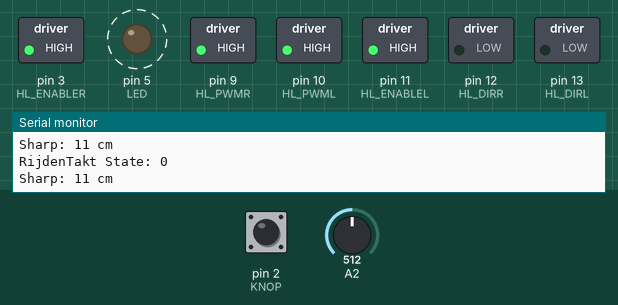
This sketch was run on a simulated Arduino Uno, built with avr-gcc and run on an emulated ATmega328P. Parts: switched loads named in the sketch (green lamp = pin HIGH), output pins drawn as LEDs (lit = HIGH), the last lines printed to the serial monitor. Dashed ring = blinking. The inputs (shaded band) are chosen by the test bench; at power-on: pin 2 (KNOP) HIGH, A2 = 512.

Above: at 1.06 s.
1.3 s: pin 2 (KNOP) pulled LOW for 0.15 s
At 1.57 s:
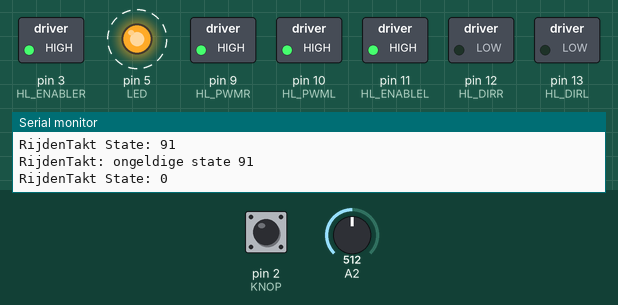
4.3 s: pin 2 (KNOP) pulled LOW for 1 s
At 5.05 s:
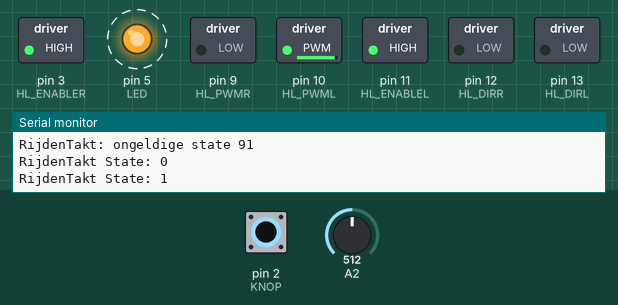
7.3 s: pin 2 (KNOP) pulled LOW for 3.2 s
At 8.3 s:
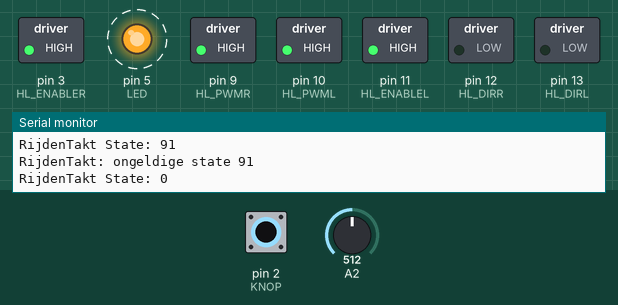
12.0 s: pin 2 (KNOP) driven LOW
At 12.41 s:
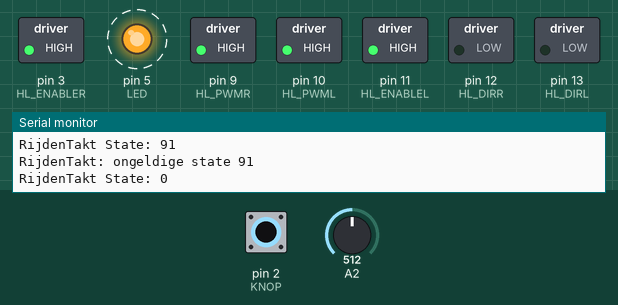
15.0 s: A2 set to 409
18.0 s: A2 set to 386
At 18.14 s:
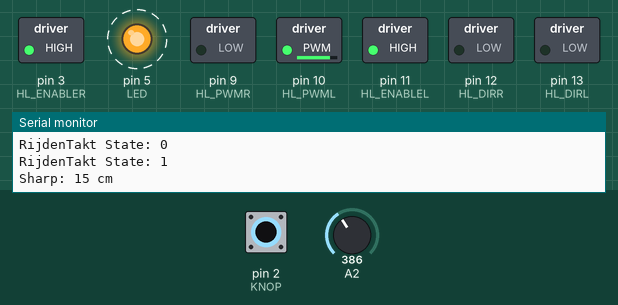
Timing chart, 0 to 22.0 s (numbered marks = the images above; inputs shaded):
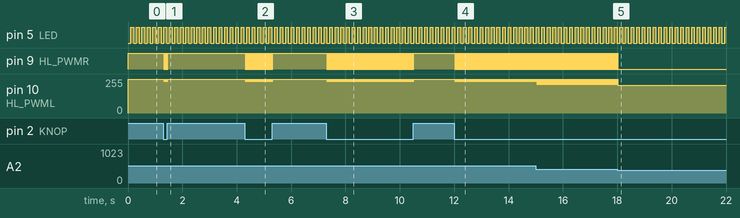

Measured:
- the behaviour switches between 395 and 394 on A2 (found by bisection; images 4 and 5)
- after the input at 1.3 s, pin 9 (HL_PWMR): alternates HIGH for 0.01 s and LOW for 0.02 s, 10 changes in all, then stays HIGH, starting at once; pin 10 (HL_PWML): alternates 255/255 for 0.01 s and 238/255 for 0.02 s, 10 changes in all, then stays 255/255, starting at once
- after the input at 4.3 s, pin 9 (HL_PWMR): alternates HIGH for 0.01 s and LOW for 0.02 s, 62 changes in all, then stays HIGH, starting at once; pin 10 (HL_PWML): alternates 255/255 for 0.01 s and 238/255 for 0.02 s, 62 changes in all, then stays 255/255, starting at once
- after the input at 7.3 s, pin 9 (HL_PWMR): alternates HIGH for 0.01 s and LOW for 0.02 s, 194 changes in all, then stays HIGH, starting at once; pin 10 (HL_PWML): alternates 255/255 for 0.01 s and 238/255 for 0.02 s, 194 changes in all, then stays 255/255, starting at once
- after the input at 12.0 s, pin 9 (HL_PWMR): alternates HIGH for 0.01 s and LOW for 0.02 s, starting at once; pin 10 (HL_PWML): alternates 255/255 for 0.01 s and 238/255 for 0.02 s, starting at once
- after the input at 18.0 s, pin 9 (HL_PWMR): goes on until 18.0 s, then stays LOW
- by itself, pin 5 (LED): alternates HIGH for 0.10 s and LOW for 0.10 s

The sketch:

les_6_p10_wandvolgen_hl.ino
```cpp
const int KNOP           = 2 ;
const int LED            = 5 ;
int Centimeters;

// to support printf
int my_putc(char c, FILE *t) {
  if (c == '\n') Serial.write('\r');
  return Serial.write(c);
}

// the setup routine runs once when you press reset:
void setup() {
  Serial.begin(115200);          // start serial
  fdevopen( &my_putc, 0);        // device 0 (stdout) output naar my_putc()
  pinMode(KNOP,  INPUT_PULLUP);  // knop input & pull-up
  pinMode(LED, OUTPUT);          // led pin op output

  SetupMotors();
  printf("Opstarten gereed.\n");
}

void loop() {
  static int MsTakt, MainTakt, SecTakt;

  // zo vaak mogelijk
  // (nu nog niets te doen)

  // 1 ms lus
  int us = micros();
  if ((us - MsTakt) > 0) {
    MsTakt = us + 1000;  // zet tijd voor volgende interval
    LedTakt();
    Centimeters = SharpAfstand(A2);
  }

  // 10 ms lus
  int ms = millis();
  if ((ms - MainTakt) > 0) {
    MainTakt = ms + 10;  // zet tijd voor volgende interval

    RijdenTakt();
  }

  // seconde lus
  ms = millis();
  if ((ms - SecTakt) > 0) {
    SecTakt = ms + 1000;  // zet tijd voor volgende interval

    printf("Sharp: %d cm\n", Centimeters);
  }
}

int SharpAfstand(int Pin)
{
  int SensorValue = analogRead(Pin);
  int Afstand = (40*148) / SensorValue;
  return Afstand;
}

void LedTakt()
{
  static int Teller;

  Teller++;
  if (Teller > 200) Teller = 0;

  if (Teller > 100) {
    digitalWrite(LED, 1);  // aan
  }
  else {
    digitalWrite(LED, 0);  // uit
  }
}
```

Motors_hl.ino
```cpp
//-----------------------------------------------------------------------------
// Motors_hl.ino  - HL aansturing van de DFRobot motors (hard, push-pull)
//                  Arduino Rev3 motorshield (met doorverbinding)
//-----------------------------------------------------------------------------

// Constantes
// pin 8 is PWM ingang voor motorshield, doorverbinden met pin 10
// !! pin 8 kan niet verder gebruikt worden !!
const int  HL_PWMR = 9;
const int  HL_PWML = 10;  // pub 10 is de PWM uitgang, verbind deze met pin8 - de ingang van het motorshield

const int  HL_DIRL = 13;
const int  HL_DIRR = 12;

const int  HL_ENABLER = 3;
const int  HL_ENABLEL = 11;

//-----------------------------------------------------------------------------
// SetupMotors - Stel IO in voor aansturing motoren (harde aansturing)
//-----------------------------------------------------------------------------
//-----------------------------------------------------------------------------
void SetupMotors()
{
  // enable hebben vaste waarde...
  pinMode(HL_ENABLEL, OUTPUT);     // enable
  pinMode(HL_ENABLER, OUTPUT);     // enable
  digitalWrite(HL_ENABLEL, 1);
  digitalWrite(HL_ENABLER, 1);

  // Rijrichting
  pinMode(HL_DIRL, OUTPUT);
  pinMode(HL_DIRR, OUTPUT);

  // Pwm pins
  pinMode(HL_PWML, OUTPUT);
  pinMode(HL_PWMR, OUTPUT);

  // zet output op 0 via Motors()
  Motors(0, 0);
}

//------------------------------------------------------------------------------
// Motors - Stel PWM duty cycle  + rijrichtging in voor beide motoren (harde aansturing)
//------------------------------------------------------------------------------
//------------------------------------------------------------------------------
void Motors(int PowerL, int PowerR)
{

  //--------
  // Motor L
  //--------

  // begrens waarden
  if (PowerL >  255) {
    PowerL =  255;
  }
  if (PowerL < -255) {
    PowerL = -255;
  }

  // Set PWM en richting
  if (PowerL >= 0) {
    digitalWrite(HL_DIRL, 0);  // vooruit
    analogWrite(HL_PWML, 255-PowerL);
  }
  else {
    digitalWrite(HL_DIRL, 1);  // achteruit
    analogWrite(HL_PWML, 255+PowerL);
  }

  //--------
  // Motor R
  //--------

  // begrens waarden
  if (PowerR >  255) {
    PowerR =  255;
  }
  if (PowerR < -255) {
    PowerR = -255;
  }

  //Set PWM en richting
  if (PowerR >= 0) {
    digitalWrite(HL_DIRR, 0);  // vooruit
    analogWrite(HL_PWMR, 255-PowerR);
  }
  else {
    digitalWrite(HL_DIRR, 1);  // achteruit
    analogWrite(HL_PWMR, 255+PowerR);
  }
}
```

StateMachine.ino
```cpp
// StateMachine.ino -

//-----------------------------------------------------------------------------
// RijdenTakt - State machine voor aansturing motor.
//-----------------------------------------------------------------------------
//-----------------------------------------------------------------------------
void RijdenTakt()
{
  static int State, PrevState = -1;
  bool NewState = false;

  // rapporteer status bij state overgang
  if (PrevState != State) {
    PrevState = State;
    printf("RijdenTakt State: %d\n", State);
    NewState = true;
  }

  // state machine
  switch(State) {
  case 0 : // State: rust
    {
      // State actie
      Motors(0,0);

      // Condities
      if (digitalRead(KNOP) == 0) { // Knop ingedrukt
        State = 1;  // rijd tot object
      }
      break;
    }

  case 1 :       // State actie : volg wand
    {
      int Afwijking = Centimeters - 30;   // correctie tov gewenste afstand
      int Correctie = Afwijking * 7;      // versterking
      Motors(150 + Correctie, 150 - Correctie);

      // Conditie
      if (Afwijking < -15) { // Te dicht bij de wand?
        State = 91;
      }
      // Conditie
      if (Afwijking > 15) { // Te ver van de wand?
        State = 92;
      }
      break;
    }

  default :
    {
      printf("RijdenTakt: ongeldige state %d\n", State);
      State = 0;
      break;
    }
  } // einde van switch
}
```
